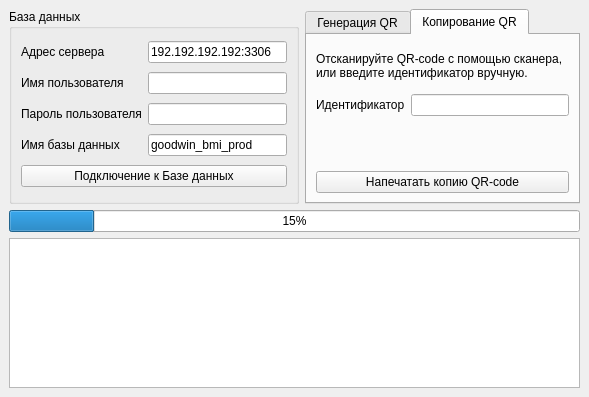
<?xml version="1.0" encoding="UTF-8"?>
<ui version="4.0">
 <class>PrintQR</class>
 <widget class="QMainWindow" name="PrintQR">
  <property name="geometry">
   <rect>
    <x>0</x>
    <y>0</y>
    <width>589</width>
    <height>385</height>
   </rect>
  </property>
  <property name="windowTitle">
   <string>QRprint</string>
  </property>
  <property name="autoFillBackground">
   <bool>false</bool>
  </property>
  <property name="iconSize">
   <size>
    <width>24</width>
    <height>24</height>
   </size>
  </property>
  <widget class="QWidget" name="centralwidget">
   <layout class="QGridLayout" name="gridLayout">
    <item row="0" column="0">
     <widget class="QGroupBox" name="GroupBD">
      <property name="minimumSize">
       <size>
        <width>290</width>
        <height>180</height>
       </size>
      </property>
      <property name="maximumSize">
       <size>
        <width>16777215</width>
        <height>250</height>
       </size>
      </property>
      <property name="font">
       <font>
        <weight>50</weight>
        <bold>false</bold>
       </font>
      </property>
      <property name="title">
       <string>База данных</string>
      </property>
      <property name="flat">
       <bool>false</bool>
      </property>
      <property name="checkable">
       <bool>false</bool>
      </property>
      <property name="checked">
       <bool>false</bool>
      </property>
      <layout class="QGridLayout" name="gridLayout_6">
       <item row="0" column="0">
        <widget class="QLabel" name="LabelHost">
         <property name="text">
          <string>Адрес сервера</string>
         </property>
        </widget>
       </item>
       <item row="0" column="1">
        <widget class="QLineEdit" name="InputHost">
         <property name="minimumSize">
          <size>
           <width>100</width>
           <height>0</height>
          </size>
         </property>
         <property name="text">
          <string>192.192.192.192:3306</string>
         </property>
        </widget>
       </item>
       <item row="1" column="0">
        <widget class="QLabel" name="LabelUser">
         <property name="text">
          <string>Имя пользователя</string>
         </property>
        </widget>
       </item>
       <item row="1" column="1">
        <widget class="QLineEdit" name="InputUser">
         <property name="minimumSize">
          <size>
           <width>100</width>
           <height>0</height>
          </size>
         </property>
        </widget>
       </item>
       <item row="2" column="0">
        <widget class="QLabel" name="LabelPass">
         <property name="text">
          <string>Пароль пользователя</string>
         </property>
        </widget>
       </item>
       <item row="2" column="1">
        <widget class="QLineEdit" name="InputPass">
         <property name="sizePolicy">
          <sizepolicy hsizetype="Expanding" vsizetype="Fixed">
           <horstretch>0</horstretch>
           <verstretch>0</verstretch>
          </sizepolicy>
         </property>
         <property name="minimumSize">
          <size>
           <width>100</width>
           <height>0</height>
          </size>
         </property>
         <property name="text">
          <string/>
         </property>
        </widget>
       </item>
       <item row="3" column="0">
        <widget class="QLabel" name="LabelBD">
         <property name="text">
          <string>Имя базы данных</string>
         </property>
        </widget>
       </item>
       <item row="3" column="1">
        <widget class="QLineEdit" name="InputBD">
         <property name="minimumSize">
          <size>
           <width>110</width>
           <height>0</height>
          </size>
         </property>
         <property name="autoFillBackground">
          <bool>false</bool>
         </property>
         <property name="text">
          <string>goodwin_bmi_prod</string>
         </property>
         <property name="frame">
          <bool>true</bool>
         </property>
         <property name="dragEnabled">
          <bool>false</bool>
         </property>
         <property name="readOnly">
          <bool>true</bool>
         </property>
        </widget>
       </item>
       <item row="4" column="0" colspan="2">
        <widget class="QPushButton" name="ConnectBD">
         <property name="text">
          <string>Подключение к Базе данных</string>
         </property>
        </widget>
       </item>
      </layout>
     </widget>
    </item>
    <item row="0" column="1">
     <widget class="QTabWidget" name="TabsQR">
      <property name="currentIndex">
       <number>1</number>
      </property>
      <widget class="QWidget" name="TabGeneraton">
       <attribute name="title">
        <string>Генерация QR</string>
       </attribute>
       <layout class="QGridLayout" name="gridLayout_3">
        <item row="1" column="0">
         <widget class="QPushButton" name="PushGenPrintQR">
          <property name="text">
           <string>Сгенерировать и распечатать QR-Code</string>
          </property>
         </widget>
        </item>
        <item row="0" column="0">
         <widget class="QGroupBox" name="GroupMod">
          <property name="title">
           <string>Иформация о модуле</string>
          </property>
          <layout class="QFormLayout" name="formLayout_2">
           <item row="0" column="0">
            <widget class="QLabel" name="LabelNameMod">
             <property name="text">
              <string>Наименование</string>
             </property>
            </widget>
           </item>
           <item row="0" column="1">
            <widget class="QComboBox" name="BoxNameMod">
             <property name="minimumSize">
              <size>
               <width>15</width>
               <height>0</height>
              </size>
             </property>
            </widget>
           </item>
           <item row="1" column="0">
            <widget class="QLabel" name="LabelBoardVer">
             <property name="text">
              <string>Версия платы</string>
             </property>
            </widget>
           </item>
           <item row="1" column="1">
            <widget class="QComboBox" name="BoxBoardVer">
             <property name="minimumSize">
              <size>
               <width>15</width>
               <height>0</height>
              </size>
             </property>
            </widget>
           </item>
           <item row="2" column="0">
            <widget class="QLabel" name="LabelBuildVer">
             <property name="text">
              <string>Версия сборки</string>
             </property>
            </widget>
           </item>
           <item row="2" column="1">
            <widget class="QComboBox" name="BoxBuildVer">
             <property name="enabled">
              <bool>true</bool>
             </property>
             <property name="minimumSize">
              <size>
               <width>15</width>
               <height>0</height>
              </size>
             </property>
            </widget>
           </item>
          </layout>
         </widget>
        </item>
       </layout>
      </widget>
      <widget class="QWidget" name="TabCopy">
       <attribute name="title">
        <string>Копирование QR</string>
       </attribute>
       <layout class="QGridLayout" name="gridLayout_4">
        <item row="0" column="0" colspan="2">
         <widget class="QLabel" name="text">
          <property name="text">
           <string>&lt;html&gt;&lt;head/&gt;&lt;body&gt;&lt;p&gt;Отсканируйте QR-code с помощью сканера,&lt;br/&gt; или введите идентификатор вручную.&lt;/p&gt;&lt;/body&gt;&lt;/html&gt;</string>
          </property>
         </widget>
        </item>
        <item row="1" column="0">
         <widget class="QLabel" name="label_3">
          <property name="text">
           <string>Идентификатор</string>
          </property>
         </widget>
        </item>
        <item row="1" column="1">
         <widget class="QLineEdit" name="ManualNumber">
          <property name="enabled">
           <bool>true</bool>
          </property>
          <property name="minimumSize">
           <size>
            <width>0</width>
            <height>0</height>
           </size>
          </property>
          <property name="text">
           <string/>
          </property>
         </widget>
        </item>
        <item row="2" column="0" colspan="2">
         <widget class="QLabel" name="label">
          <property name="text">
           <string/>
          </property>
         </widget>
        </item>
        <item row="3" column="0" colspan="2">
         <widget class="QPushButton" name="ManualPush">
          <property name="minimumSize">
           <size>
            <width>0</width>
            <height>0</height>
           </size>
          </property>
          <property name="maximumSize">
           <size>
            <width>16777215</width>
            <height>16777215</height>
           </size>
          </property>
          <property name="text">
           <string>Напечатать копию QR-code</string>
          </property>
         </widget>
        </item>
       </layout>
      </widget>
     </widget>
    </item>
    <item row="1" column="0" colspan="2">
     <widget class="QProgressBar" name="ProgressBar">
      <property name="value">
       <number>15</number>
      </property>
     </widget>
    </item>
    <item row="2" column="0" colspan="2">
     <widget class="QTextBrowser" name="TextBrowser">
      <property name="minimumSize">
       <size>
        <width>0</width>
        <height>150</height>
       </size>
      </property>
     </widget>
    </item>
   </layout>
  </widget>
 </widget>
 <resources/>
 <connections/>
</ui>
